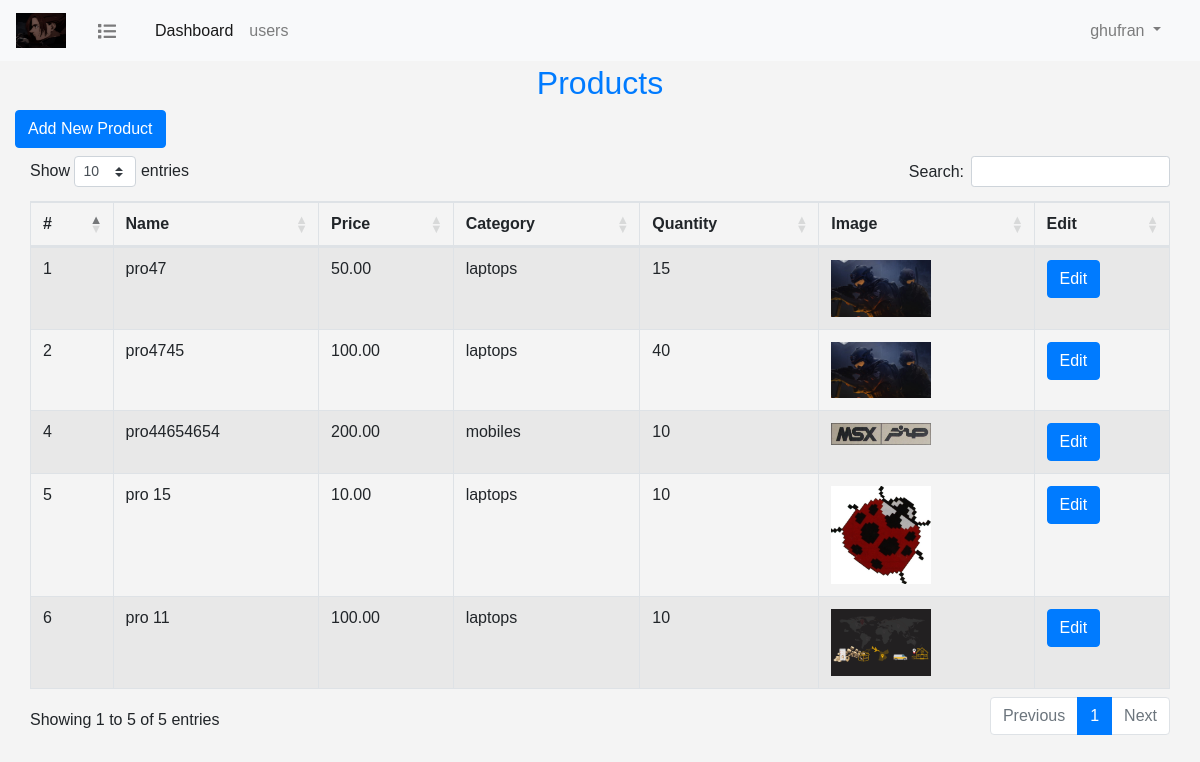
Screenshot of /products/index.php (signed in) with the database file from the repository.
### tables this page shows
CREATE TABLE IF NOT EXISTS `products` (
  `product_id` int(11) NOT NULL AUTO_INCREMENT,
  `product_name` varchar(100) NOT NULL,
  `quantity` int(5) NOT NULL,
  `cat_id` int(11) NOT NULL,
  `image` varchar(255) NOT NULL,
  `price` decimal(8,2) NOT NULL,
  PRIMARY KEY (`product_id`),
  UNIQUE KEY `product_name` (`product_name`),
  KEY `cat_id` (`cat_id`)
);

CREATE TABLE IF NOT EXISTS `categories` (
  `category_id` int(11) NOT NULL AUTO_INCREMENT,
  `category_name` varchar(255) NOT NULL,
  PRIMARY KEY (`category_id`),
  UNIQUE KEY `category_name` (`category_name`)
);

### products/index.php (the view, shortened to what this page needs)
<?php
include('../db_connect.php');
$query = "SELECT products.* , categories.category_name FROM `products`
INNER JOIN categories ON categories.category_id = products.cat_id";
$statement = $con->prepare($query);
$statement->execute();
$products = $statement->fetchAll(PDO::FETCH_ASSOC);
?>
<html>
<head>
    <?php include "../include/header.php";?>
    <link rel="stylesheet" href="products.css">
</head>
<body>
<?php include "../include/navbar.php"?>
<div class="container-fluid pt-5">
     <?php
       include "../include/dashboard.php";
      ?>
    <h2 class="text-primary text-center mt-3">Products</h2>
    <a href="add_product.php" class="btn btn-primary mb-2">Add New Product</a>
    <table id="customers_table" class="table table-bordered table-striped">
        <thead>
        <tr>
            <th scope="col">#</th>
            <th scope="col">Name</th>
            <th scope="col">Price</th>
            <th scope="col">Category</th>
            <th scope="col">Quantity</th>
            <th scope="col">Image</th>
            <th scope="col">Edit</th>
        </tr>
        </thead>
        <tbody>
          <?php
          foreach($products as $product)
          { ?>
               <tr>
               <td><?=$product['product_id']?></td>
               <td><?=$product['product_name']?></td>
               <td><?=$product['price']?></td>
               <td><?=$product['category_name']?></td>
               <td><?=$product['quantity']?></td>
               <td>
                   <a href="images/<?=$product['image']?>" target="_blank">
                   <img src="images/<?=$product['image']?>" height="80" width="100" class="img-fluid">
                     </a>
               <td>
                   <a href="add_product.php?product_id=<?=$product['product_id']?>"  class="btn btn-primary">Edit</a>
               </td>
              </tr>
          <?php }?>
        </tbody>
    </table>
</div>
</body>
</html>

### assets/css/main.css (style rules this page uses)
* { margin: 0; padding: 0; -webkit-box-sizing:border-box; -moz-box-sizing:border-box; box-sizing:border-box; }
body { font-family: arial,tohama; margin:0; padding:0; background-color:#f4f4f4; }

### rows the page displays
products: product_id "1", product_name "pro47", price "50.00", cat.category_name "laptops", quantity "15", image (picture)
products: product_id "2", product_name "pro4745", price "100.00", cat.category_name "laptops", quantity "40", image (picture)
products: product_id "5", product_name "pro 15", price "10.00", cat.category_name "laptops", quantity "10", image (picture)
products: product_id "6", product_name "pro 11", price "100.00", cat.category_name "laptops", quantity "10", image (picture)
products: product_id "4", product_name "pro44654654", price "200.00", cat.category_name "mobiles", quantity "10", image (picture)

### other values shown
$_SESSION['username'] "ghufran"
